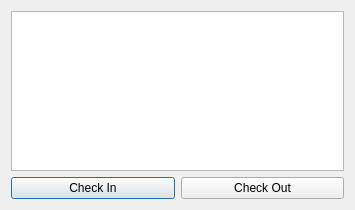
<?xml version="1.0" encoding="UTF-8"?>
<ui version="4.0">
 <class>Dialog</class>
 <widget class="QDialog" name="Dialog">
  <property name="geometry">
   <rect>
    <x>0</x>
    <y>0</y>
    <width>355</width>
    <height>210</height>
   </rect>
  </property>
  <property name="windowTitle">
   <string>The Current Sgtk Environment</string>
  </property>
  <layout class="QGridLayout" name="gridLayout">
   <item row="2" column="0">
    <widget class="QPushButton" name="CIBtn">
     <property name="text">
      <string>Check In</string>
     </property>
    </widget>
   </item>
   <item row="2" column="1">
    <widget class="QPushButton" name="COBtn">
     <property name="text">
      <string>Check Out</string>
     </property>
    </widget>
   </item>
   <item row="0" column="0" colspan="2">
    <widget class="QTextBrowser" name="textBrowser">
     <property name="html">
      <string>&lt;!DOCTYPE HTML PUBLIC &quot;-//W3C//DTD HTML 4.0//EN&quot; &quot;http://www.w3.org/TR/REC-html40/strict.dtd&quot;&gt;
&lt;html&gt;&lt;head&gt;&lt;meta name=&quot;qrichtext&quot; content=&quot;1&quot; /&gt;&lt;style type=&quot;text/css&quot;&gt;
p, li { white-space: pre-wrap; }
&lt;/style&gt;&lt;/head&gt;&lt;body style=&quot; font-family:'MS Shell Dlg 2'; font-size:8.25pt; font-weight:400; font-style:normal;&quot;&gt;
&lt;p style=&quot;-qt-paragraph-type:empty; margin-top:0px; margin-bottom:0px; margin-left:0px; margin-right:0px; -qt-block-indent:0; text-indent:0px; font-size:8pt;&quot;&gt;&lt;br /&gt;&lt;/p&gt;&lt;/body&gt;&lt;/html&gt;</string>
     </property>
    </widget>
   </item>
  </layout>
 </widget>
 <resources>
  <include location="resources.qrc"/>
 </resources>
 <connections/>
</ui>
